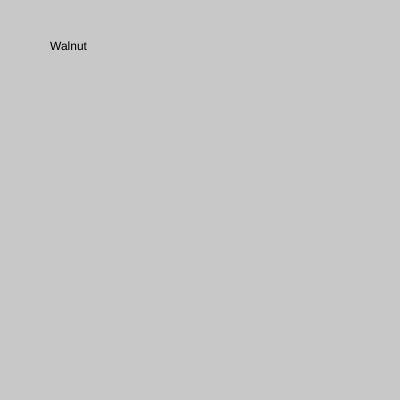
Frame 1 (no input)
Frame 60 (no input): identical to frame 1, image omitted
Frame 120 (the mouse pressed at the canvas centre since frame 60): identical to frame 1, image omitted

The p5.js sketch that drew this single still picture (run headless with seeded random() and noise() and a simulated clock; from frame 60 on, the mouse is pressed at the canvas centre):

// p5.js sketch
// ── sketch.js
let trees = [{name: "Oak", region: "Asia, North America"}, 
            {name: "Willow", region: "Swampy regions worldwide"}, 
            {name: "Ash", region: "North and Central America"},
            {name: "Cedar", region: "The Himalayas and Mediterranean"},
            {name: "Redwood", region: "Northern California"},
            {name: "Pine", region: "Boral climates worldwide"},
            {name: "Birch", region: "Northern regions of North America"},
            {name: "Walnut", region: "primarily in China, Iran, the United States, Turkey and Mexico"},
            {name: "Chestnut", region: "Temperate regions of the northern hemisphere"},
            {name: "Joshua", region: "Joshua Tree California and the nearby deserts in the American south-west"}];

let randomIndex;

function setup() {
  createCanvas(400, 400);
  background(200);
  
  randomIndex = int(random(trees.length));
  console.log(trees.length)
  text(trees[randomIndex].name, 50, 50);
  
  trees.splice(randomIndex, 1);
  console.log(trees);
}

function draw() {

}
